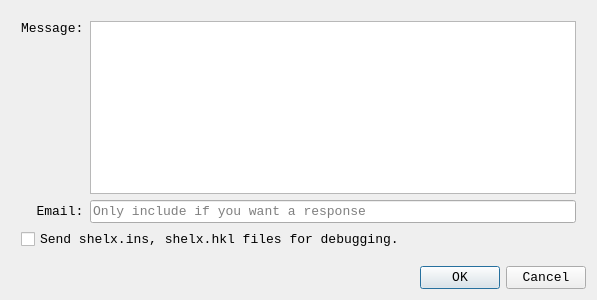
<?xml version="1.0" encoding="UTF-8"?>
<ui version="4.0">
 <class>sendBug</class>
 <widget class="QDialog" name="sendBug">
  <property name="geometry">
   <rect>
    <x>0</x>
    <y>0</y>
    <width>597</width>
    <height>300</height>
   </rect>
  </property>
  <property name="font">
   <font>
    <family>Consolas</family>
    <pointsize>10</pointsize>
   </font>
  </property>
  <property name="windowTitle">
   <string>Submit Bug Report</string>
  </property>
  <property name="windowIcon">
   <iconset>
    <normaloff>res/flatearth.png</normaloff>res/flatearth.png</iconset>
  </property>
  <layout class="QGridLayout" name="gridLayout">
   <item row="0" column="0">
    <layout class="QVBoxLayout" name="verticalLayout">
     <property name="leftMargin">
      <number>10</number>
     </property>
     <property name="topMargin">
      <number>10</number>
     </property>
     <property name="rightMargin">
      <number>10</number>
     </property>
     <property name="bottomMargin">
      <number>10</number>
     </property>
     <item>
      <layout class="QHBoxLayout" name="horizontalLayout_2">
       <property name="topMargin">
        <number>0</number>
       </property>
       <item>
        <widget class="QLabel" name="label_2">
         <property name="text">
          <string>Message:</string>
         </property>
         <property name="alignment">
          <set>Qt::AlignLeading|Qt::AlignLeft|Qt::AlignTop</set>
         </property>
        </widget>
       </item>
       <item>
        <widget class="QPlainTextEdit" name="bugReportInput"/>
       </item>
      </layout>
     </item>
     <item>
      <layout class="QHBoxLayout" name="horizontalLayout">
       <property name="topMargin">
        <number>0</number>
       </property>
       <item>
        <widget class="QLabel" name="label">
         <property name="text">
          <string>  Email:</string>
         </property>
        </widget>
       </item>
       <item>
        <widget class="QLineEdit" name="emailAdInput">
         <property name="placeholderText">
          <string>Only include if you want a response</string>
         </property>
        </widget>
       </item>
      </layout>
     </item>
     <item>
      <widget class="QCheckBox" name="incFilesBox">
       <property name="text">
        <string>Send shelx.ins, shelx.hkl files for debugging.</string>
       </property>
      </widget>
     </item>
    </layout>
   </item>
   <item row="1" column="0">
    <widget class="QDialogButtonBox" name="buttonBox">
     <property name="orientation">
      <enum>Qt::Horizontal</enum>
     </property>
     <property name="standardButtons">
      <set>QDialogButtonBox::Cancel|QDialogButtonBox::Ok</set>
     </property>
    </widget>
   </item>
  </layout>
 </widget>
 <resources/>
 <connections>
  <connection>
   <sender>buttonBox</sender>
   <signal>accepted()</signal>
   <receiver>sendBug</receiver>
   <slot>accept()</slot>
   <hints>
    <hint type="sourcelabel">
     <x>248</x>
     <y>254</y>
    </hint>
    <hint type="destinationlabel">
     <x>157</x>
     <y>274</y>
    </hint>
   </hints>
  </connection>
  <connection>
   <sender>buttonBox</sender>
   <signal>rejected()</signal>
   <receiver>sendBug</receiver>
   <slot>reject()</slot>
   <hints>
    <hint type="sourcelabel">
     <x>316</x>
     <y>260</y>
    </hint>
    <hint type="destinationlabel">
     <x>286</x>
     <y>274</y>
    </hint>
   </hints>
  </connection>
 </connections>
</ui>
